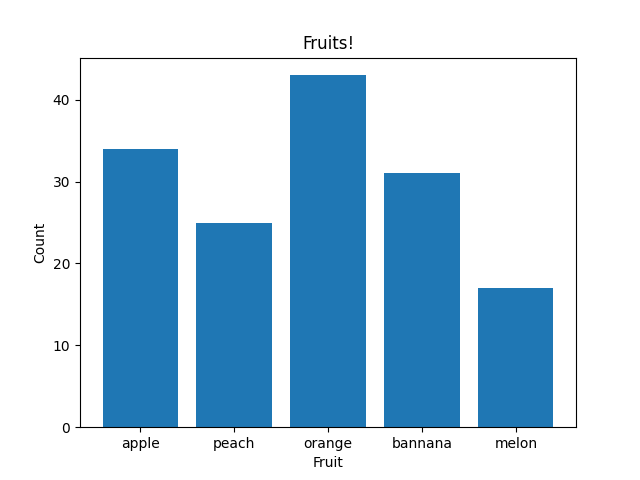

Generate this figure with Python:
import numpy as np
import matplotlib.pyplot as plt
fruits = ['apple', 'peach', 'orange', 'bannana', 'melon']
counts = [34, 25, 43, 31, 17]
plt.bar(fruits, counts)
plt.title('Fruits!')
plt.xlabel('Fruit')
plt.ylabel('Count')
plt.show()
